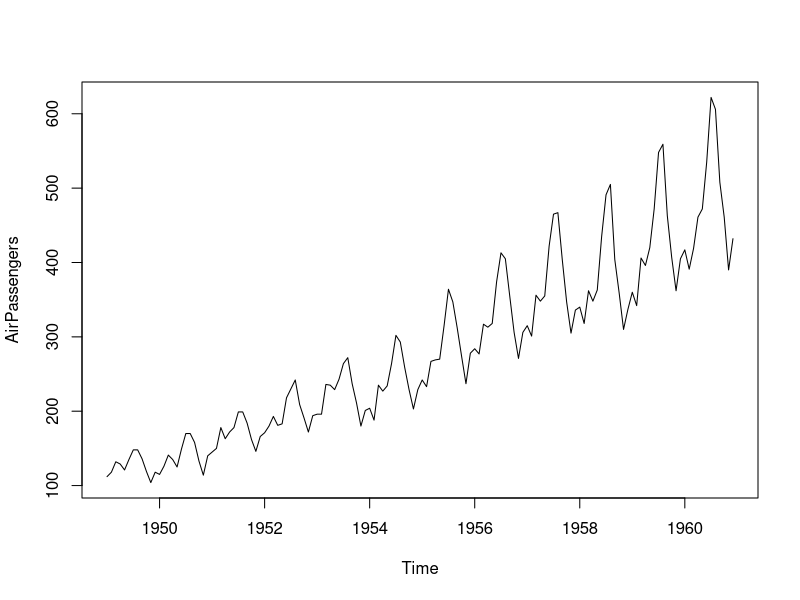
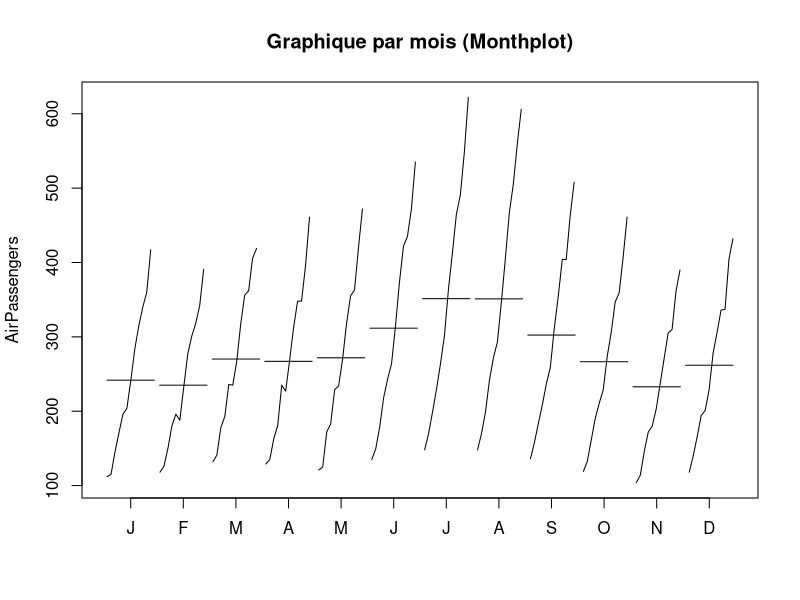
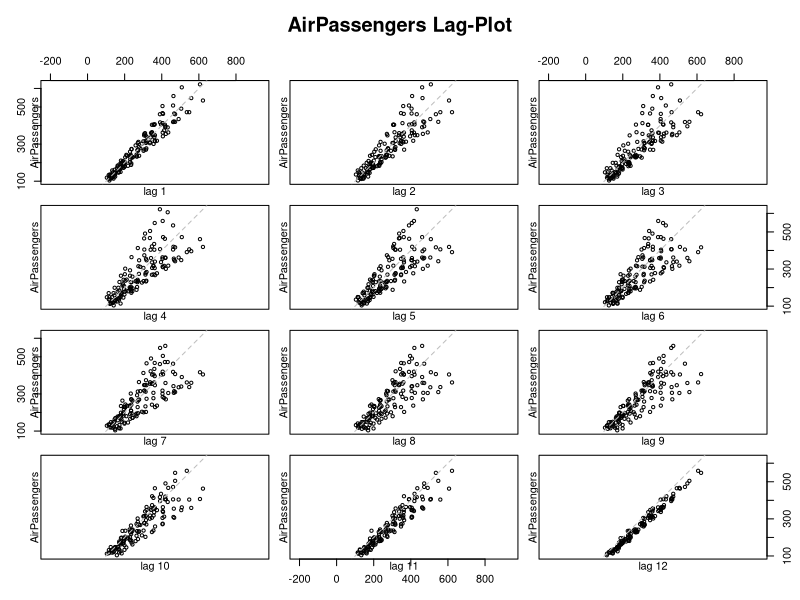
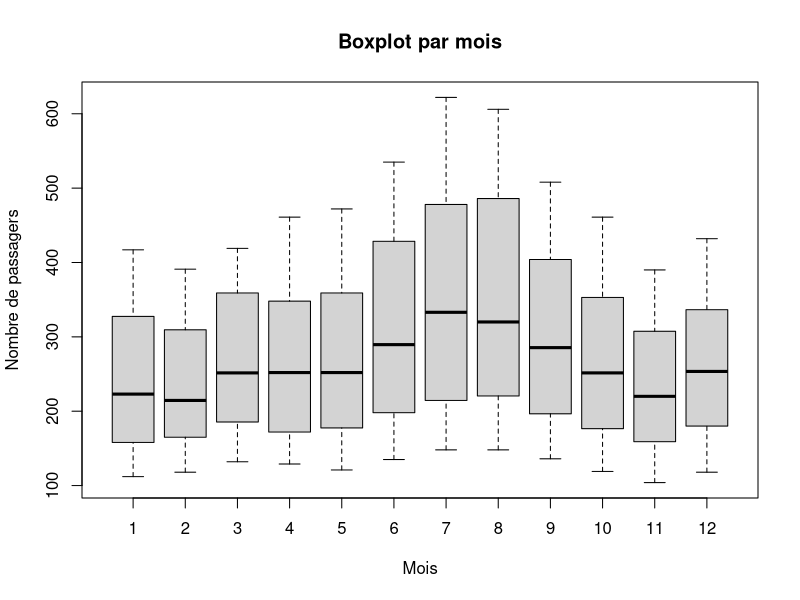
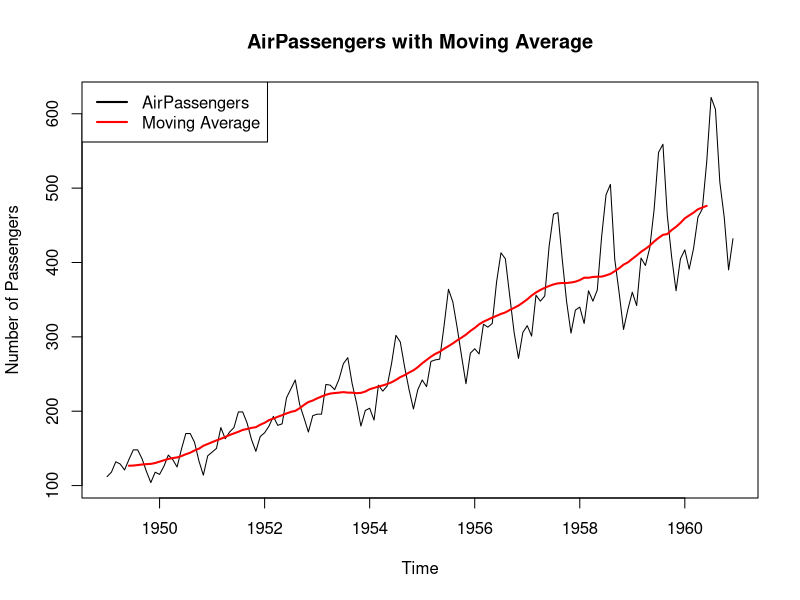
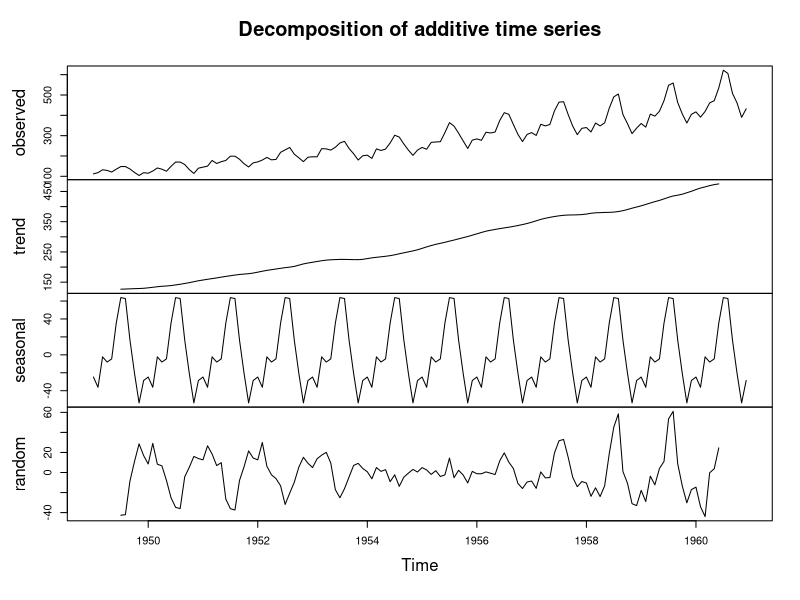
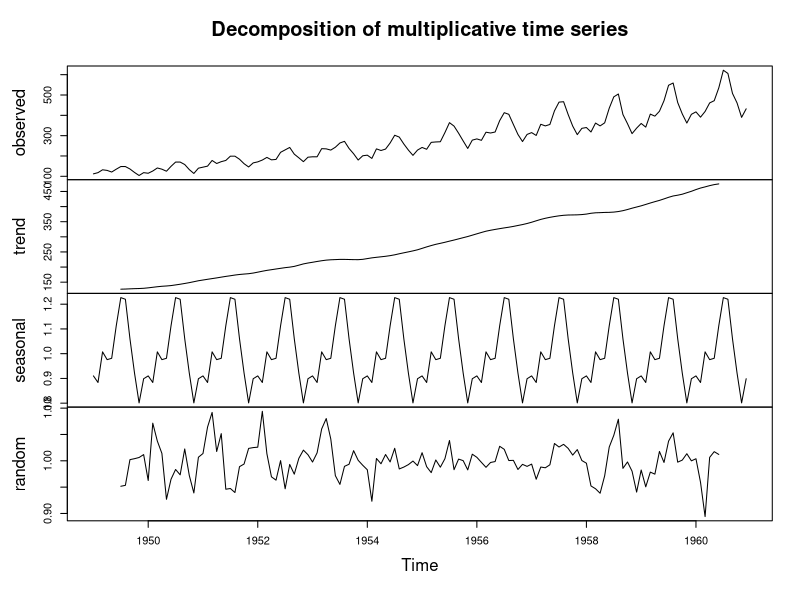
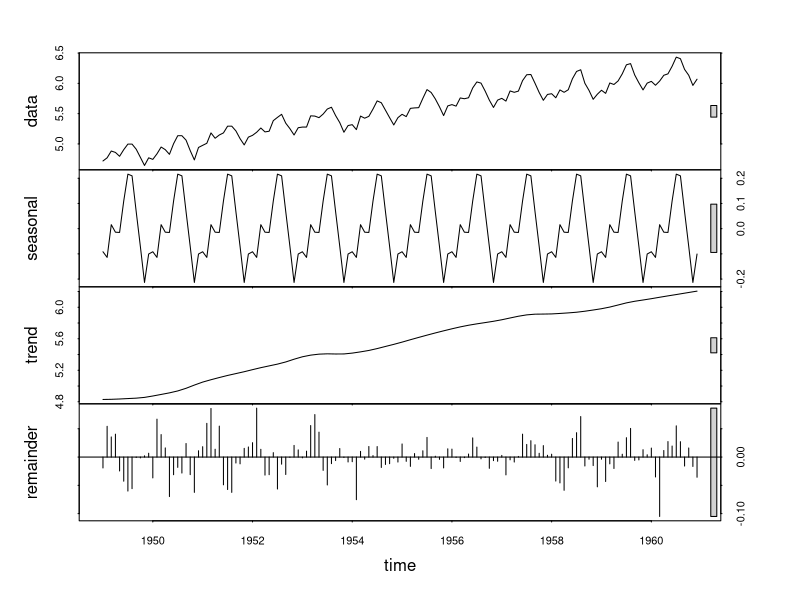

These figures' R source, in order:
## ---- chunk 1
library(tseries)
par(mfrow = c(1, 1))

data(AirPassengers)
plot(AirPassengers)
## ---- chunk 2
library(forecast)

monthplot(AirPassengers, main = "Graphique par mois (Monthplot)")

lag.plot(
  AirPassengers,
  lags = 12,
  do.lines = FALSE,
  main = "AirPassengers Lag-Plot"
)

boxplot(
  AirPassengers ~ cycle(AirPassengers),
  main = "Boxplot par mois",
  xlab = "Mois",
  ylab = "Nombre de passagers"
)
## ---- chunk 3
ma <- filter(AirPassengers, rep(1/12, 12))

plot(
  AirPassengers,
  main = "AirPassengers with Moving Average",
  ylab = "Number of Passengers"
)
lines(ma, col = "red", lwd = 2)
legend(
  "topleft",
  legend = c("AirPassengers", "Moving Average"),
  col = c("black", "red"),
  lwd = 2
)
## ---- chunk 4
airpassengers_add <- decompose(AirPassengers, type = "additive")
plot(airpassengers_add)

airpassengers_mult <- decompose(AirPassengers, type = "multiplicative")
plot(airpassengers_mult)
## ---- chunk 5
dec_stl <- stl(log(AirPassengers), s.window = "periodic")
plot(dec_stl)
## ---- chunk 6
trend_diff <- diff(log(AirPassengers))
saison_diff <- diff(log(AirPassengers), lag = 12)
final_diff <- diff(trend_diff, lag = 12)

plot(trend_diff, main = "Différence tendancielle (Trend)", ylab = "Différence tendancielle")
plot(saison_diff, main = "Différence saisonnière (Seasonal)", ylab = "Différence saisonnière")
plot(final_diff, main = "Différence finale (Trend + Seasonal)", ylab = "Différence finale")
## ---- chunk 7
kpss_test_result <- kpss.test(final_diff)
print(kpss_test_result)
    
adf_test_result <- adf.test(final_diff)
print(adf_test_result)
